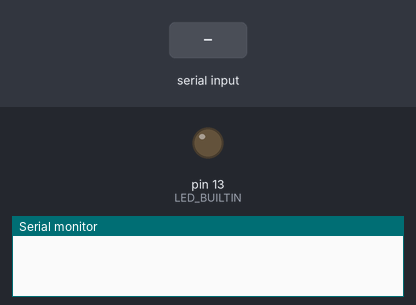
Bench run of a sketch on a simulated Arduino Uno, built with avr-gcc and run on an emulated ATmega328P. Shown: output pins drawn as LEDs (lit = HIGH), the last lines printed to the serial monitor. Inputs (shaded band) come from the test bench.

Above: at 1.2 s.
1.3 s: "on\n" received over Serial
At 2.5 s:
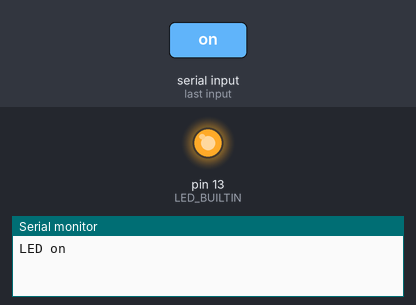
2.8 s: "off\n" received over Serial
At 3.9 s:
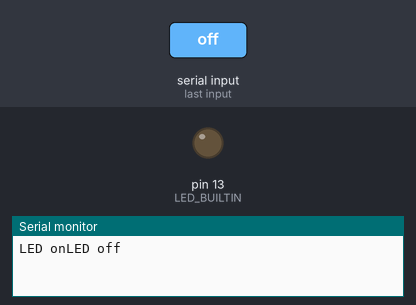
Timing chart, 0 to 5.8 s (numbered marks = the images above; inputs shaded):
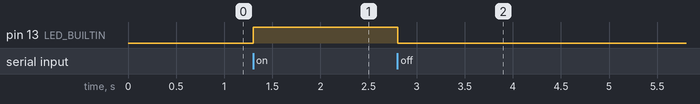

Measured:
- after the input at 1.3 s, pin 13 (LED_BUILTIN): LOW → HIGH at once
- after the input at 2.8 s, pin 13 (LED_BUILTIN): HIGH → LOW at once

The sketch:

Serial.test.ino
```cpp
//Code from: https://www.youtube.com/watch?v=Lm_xfm1d5h0
//Adjusted line 19

String InBytes;

void setup() {
  Serial.begin(9600);
  pinMode(LED_BUILTIN, OUTPUT);

}

void loop() {
  if(Serial.available() > 0) {
    InBytes = Serial.readStringUntil('\n');
    if(InBytes == "on") {
      digitalWrite(LED_BUILTIN, HIGH);
      Serial.write("LED on");
    }
    else if(InBytes == "off") {
      digitalWrite(LED_BUILTIN, LOW);
      Serial.write("LED off");
    }
    else {
      Serial.write("invalid input");
    }
  }


}
```
